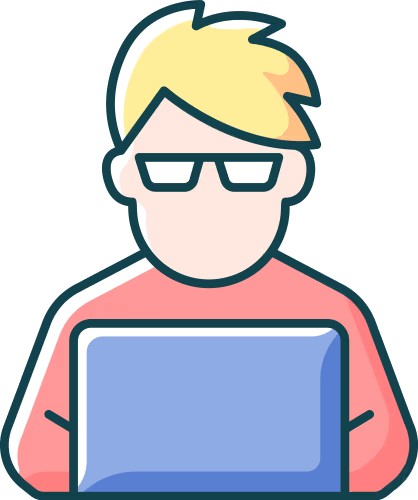
#> input picture art/coder.png, 418 x 500 px
$ python clean_art.py ../art/coder.png
#> lines starting #> are read from the running program, lines starting #| are printed output that depends on the picture; after the words box and inside, x2 and y2 are one past the last pixel; in counts of white or black regions, pixels touching at a corner belong together
# -*- coding: utf-8 -*-
"""
Limpa uma ilustracao vetorial: apaga o fundo e os elementos soltos, deixando so
a figura principal. Serve pra icone/clipart com fundo chapado.

   python scripts/clean_art.py _src/coder.avif
   -> _src/coder-clean.png   (fundo transparente, so o desenho)

Como funciona: separa a imagem em pedacos conectados, mantem o(s) maior(es) e
joga o resto fora. Buracos internos (olho, lente de oculos, dente) sao
preservados, nao viram furo.

Opcoes:
   --keep 1        quantos pedacos manter (do maior pro menor)
   --min-area 500  tambem mantem qualquer pedaco com pelo menos essa area
   --bg none       'none' = transparente | 'white' | 'black'
   --level 720     soma R+G+B abaixo da qual o pixel conta como desenho (0..765)
   --crop          corta a sobra de fundo em volta do desenho
   --inspect       so lista os pedacos e sai, sem gravar nada
"""
import argparse
from pathlib import Path

import cv2
import numpy as np
from PIL import Image

ROOT = Path(__file__).resolve().parent.parent


def components(rgb, level):
    ink = (rgb.astype(np.int32).sum(2) < level).astype(np.uint8)
    n, lab, stats, _ = cv2.connectedComponentsWithStats(ink, connectivity=8)
    order = [i for i in np.argsort(-stats[1:, cv2.CC_STAT_AREA]) + 1]
    return lab, stats, order


def fill_holes(mask):
    """Fecha os vazios internos (so os que nao encostam na borda)."""
    h, w = mask.shape
    outside = (1 - mask).astype(np.uint8)
    seed = np.zeros((h + 2, w + 2), np.uint8)
    # inunda a partir de toda a moldura: o que sobrar branco e buraco interno
    for pt in ((0, 0), (w - 1, 0), (0, h - 1), (w - 1, h - 1)):
        if outside[pt[1], pt[0]]:
            cv2.floodFill(outside, seed, pt, 0)
    return (mask | outside).astype(bool)


def main():
    ap = argparse.ArgumentParser()
    ap.add_argument("image")
    ap.add_argument("--out", default=None)
    ap.add_argument("--keep", type=int, default=1)
    ap.add_argument("--min-area", type=int, default=0)
    ap.add_argument("--bg", choices=("none", "white", "black"), default="none")
    ap.add_argument("--level", type=int, default=720)
    ap.add_argument("--crop", action="store_true",
                    help="corta a sobra de fundo em volta do desenho")
    ap.add_argument("--inspect", action="store_true")
    args = ap.parse_args()

    src = Path(args.image)
    if not src.exists():
        raise SystemExit("nao achei o arquivo: %s" % src)

    img = Image.open(src).convert("RGB")
#> img is the input picture: PIL image 418x500 RGB; mean R, G, B 201.1, 198.1, 205.3
    rgb = np.asarray(img)
    lab, stats, order = components(rgb, args.level)
#> in components, `ink = (rgb.astype(np.int32).sum(2) < level).astype(np.uint8)`:
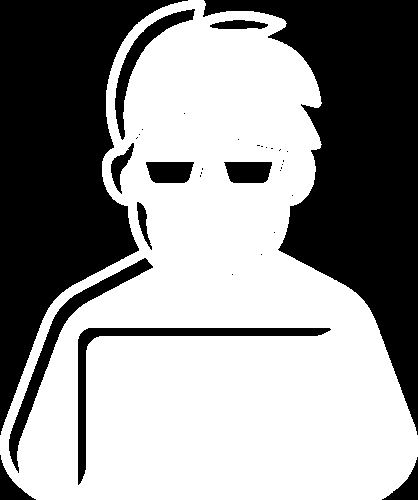
#> ink: shape (500, 418); values 0 (black) and 1 (white), 58.1% white; 34 black regions (22 under 20 px), largest, box (x1, y1, x2, y2) and area: (203, 0, 418, 435) 38055, (0, 0, 188, 435) 37780, (78, 328, 331, 485) 3150
#> in components, `n, lab, stats, _ = cv2.connectedComponentsWithStats(ink, connectivity=8)`: n = 2; stats = [[0, 0, 418, 500, 87669], [0, 0, 418, 500, 121331]]
#> in components, `order = [i for i in np.argsort(-stats[1:, cv2.CC_STAT_AREA]) + 1]`: order = [1]
#> order = [1]

    if args.inspect:
        print("pedacos encontrados (maior primeiro):")
        for i in order:
            a = stats[i, cv2.CC_STAT_AREA]
            if a < 40:
                break
            x, y, w, h = stats[i, :4]
            print("  #%-3d area=%-7d bbox=(%d,%d) %dx%d" % (i, a, x, y, w, h))
        return

    keep = set(order[:args.keep])
#> keep = 1 item
    if args.min_area:
        keep |= {i for i in order if stats[i, cv2.CC_STAT_AREA] >= args.min_area}

    mask = np.isin(lab, list(keep)).astype(np.uint8)
    mask = fill_holes(mask)
#> after the loop in fill_holes, `for pt in ((0, 0), (w - 1, 0), (0, h - 1), (w - 1, h - 1)):`:
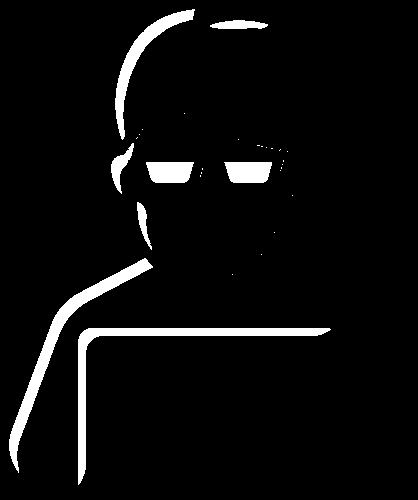
#> outside: shape (500, 418); values 0 (black) and 1 (white), 5.1% white; 30 white regions (22 under 20 px), largest, box (x1, y1, x2, y2) and area: (78, 328, 331, 485) 3150, (9, 258, 153, 473) 2956, (115, 9, 195, 140) 1696
#> in fill_holes, `return (mask | outside).astype(bool)`:
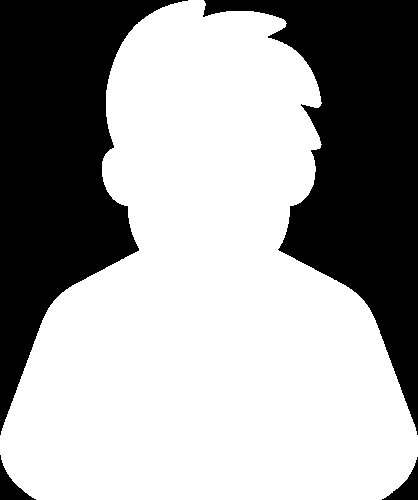
#> returned value: shape (500, 418) bool; 63.2% white; 4 black regions, box (x1, y1, x2, y2) and area: (203, 0, 418, 435) 38055, (0, 0, 188, 435) 37780, (0, 455, 36, 500) 579, (382, 457, 418, 500) 575
    print("  mantidos %d de %d pedacos (%d px)" % (len(keep), len(order), mask.sum()))
#|   mantidos 1 de 1 pedacos (132011 px)

    ys, xs = np.nonzero(mask)
    if args.crop:
        box = (slice(ys.min(), ys.max() + 1), slice(xs.min(), xs.max() + 1))
        rgb, mask = rgb[box], mask[box]

    out = Path(args.out) if args.out else src.with_name(src.stem + "-clean.png")
    if args.bg == "none":
        rgba = np.dstack([rgb, (mask * 255).astype(np.uint8)])
        Image.fromarray(rgba, "RGBA").save(out)
    else:
        flat = 255 if args.bg == "white" else 0
        clean = np.where(mask[..., None], rgb, flat).astype(np.uint8)
        Image.fromarray(clean, "RGB").save(out)

    print("ok  %s  (%dx%d)" % (out.name, mask.shape[1], mask.shape[0]))
#| ok  coder-clean.png  (418x500)


if __name__ == "__main__":
    main()
